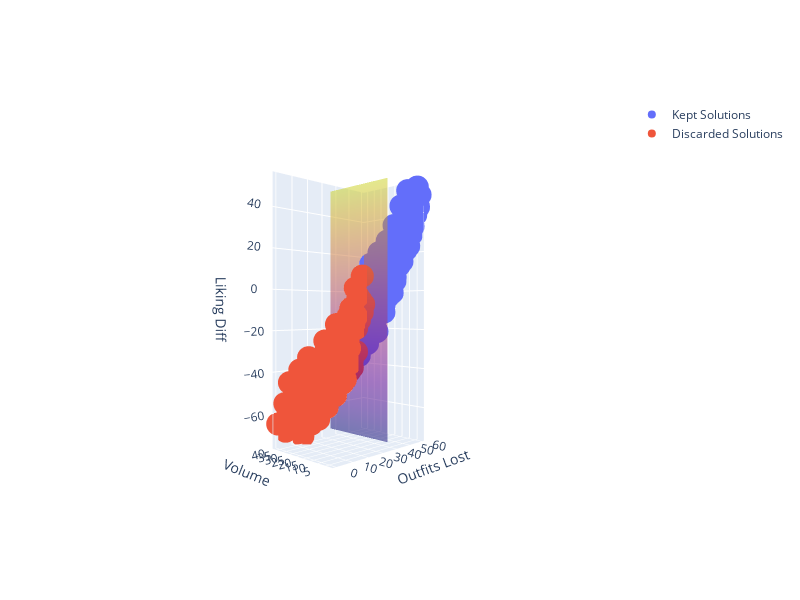

The cell this chart's notebook holds for it:
### Code cell
import plotly.graph_objects as go

trace1 = go.Scatter3d(x=df["outfits_lost"], y=df["volume"], z=df["liking_diff"], mode='markers', name="Kept Solutions")
trace2 = go.Scatter3d(x=outfits_subset["outfits_lost"], y=outfits_subset["volume"], z=outfits_subset["liking_diff"], mode='markers', name="Discarded Solutions")

y_range = [df['volume'].min(), df['volume'].max()]
z_range = [df['liking_diff'].min(), df['liking_diff'].max()]
Y_plane, Z_plane = np.meshgrid(y_range, z_range)
X_plane = np.full(Z_plane.shape, (max(df["outfits_lost"])-min_outfits))

plane_trace = go.Surface(x=X_plane, y=Y_plane, z=Z_plane, opacity=0.5, showscale=False)

camera = dict(
    eye=dict(x=-2.5, y=-2.5, z=0)
)
fig = go.Figure(data=[trace1, trace2, plane_trace])
fig.update_layout(scene_camera=camera)
fig.update_layout(scene=dict(xaxis_title="Outfits Lost", yaxis_title = "Volume", zaxis_title = "Liking Diff"))
fig.update_layout(height=600,width=800,autosize=False)

fig.show()

### Figure 1 — Plotly figure (JSON) as saved in the notebook; plotly's stock layout.template omitted (floating-point values rounded to 4 significant figures; data arrays with more than 128 entries replaced by an {"elided": "..."} marker saying what was removed)
{"data": [{"mode": "markers", "name": "Kept Solutions", "type": "scatter3d", "x": {"elided": "161 float values"}, "y": {"elided": "161 float values"}, "z": {"elided": "161 float values"}}, {"mode": "markers", "name": "Discarded Solutions", "type": "scatter3d", "x": [35.0, 13.0, 31.0, 31.0, 33.0, 33.0, 32.0, 29.0, 20.0, 34.0, 29.0, 24.0, 35.0, 25.0, 32.0, 32.0, 24.0, 30.0, 15.0, 19.0, 8.0, 25.0, 27.0, 30.0, 25.0, 0.0, 19.0, 9.0, 34.0, 22.0, 21.0, 11.0, 34.0, 34.0, 31.0, 2.0, 15.0, 23.0, 24.0, 25.0, 4.0, 14.0, 30.0, 27.0, 17.0, 22.0, 21.0, 29.0, 6.0, 22.0, 26.0, 35.0, 16.0, 28.0, 17.0, 33.0, 17.0, 9.0, 27.0, 21.0, 10.0, 28.0, 20.0, 30.0, 15.0, 28.0, 28.0, 20.0, 13.0, 17.0, 27.0, 23.0, 13.0, 4.0, 11.0, 29.0, 23.0, 6.0, 19.0, 26.0, 26.0, 16.0, 7.0, 18.0, 11.0, 31.0, 11.0, 18.0, 23.0, 8.0, 4.0, 25.0], "y": [19.0, 31.0, 27.0, 24.0, 21.0, 24.0, 20.0, 27.0, 27.0, 20.0, 23.0, 26.0, 18.0, 25.0, 25.0, 19.0, 25.0, 22.0, 34.0, 29.0, 38.0, 24.0, 26.0, 28.0, 31.0, 42.0, 28.0, 35.0, 25.0, 29.0, 26.0, 37.0, 18.0, 19.0, 21.0, 39.0, 30.0, 28.0, 33.0, 29.0, 41.0, 40.0, 26.0, 24.0, 31.0, 31.0, 36.0, 22.0, 38.0, 27.0, 27.0, 23.0, 29.0, 29.0, 37.0, 26.0, 32.0, 33.0, 28.0, 30.0, 35.0, 23.0, 28.0, 21.0, 33.0, 22.0, 24.0, 34.0, 34.0, 30.0, 30.0, 32.0, 32.0, 39.0, 35.0, 21.0, 27.0, 36.0, 34.0, 23.0, 30.0, 37.0, 36.0, 31.0, 34.0, 20.0, 32.0, 28.0, 25.0, 35.0, 38.0, 27.0], "z": [-11.0, -37.0, -45.0, -29.0, -19.0, -35.0, -13.0, -43.0, -29.0, -15.0, -25.0, -33.0, -7.0, -31.0, -37.0, -3.0, -23.0, -21.0, -55.0, -39.0, -63.0, -21.0, -35.0, -47.0, -53.0, -65.0, -29.0, -47.0, -39.0, -43.0, -27.0, -61.0, 7.0, -5.0, -17.0, -55.0, -35.0, -41.0, -59.0, -45.0, -69.0, -73.0, -37.0, -25.0, -45.0, -51.0, -65.0, -15.0, -59.0, -31.0, -37.0, -31.0, -35.0, -47.0, -67.0, -41.0, -49.0, -43.0, -43.0, -43.0, -53.0, -23.0, -39.0, -11.0, -51.0, -13.0, -27.0, -61.0, -51.0, -41.0, -53.0, -55.0, -47.0, -59.0, -57.0, -9.0, -33.0, -49.0, -57.0, -17.0, -49.0, -63.0, -53.0, -49.0, -47.0, 1.0, -33.0, -25.0, -17.0, -39.0, -45.0, -35.0]}, {"opacity": 0.5, "showscale": false, "type": "surface", "x": [[35.0, 35.0], [35.0, 35.0]], "y": [[2.0, 42.0], [2.0, 42.0]], "z": [[-73.0, -73.0], [53.0, 53.0]]}], "layout": {"autosize": false, "height": 600, "scene": {"camera": {"eye": {"x": -2.5, "y": -2.5, "z": 0}}, "xaxis": {"title": {"text": "Outfits Lost"}}, "yaxis": {"title": {"text": "Volume"}}, "zaxis": {"title": {"text": "Liking Diff"}}}, "width": 800}}
